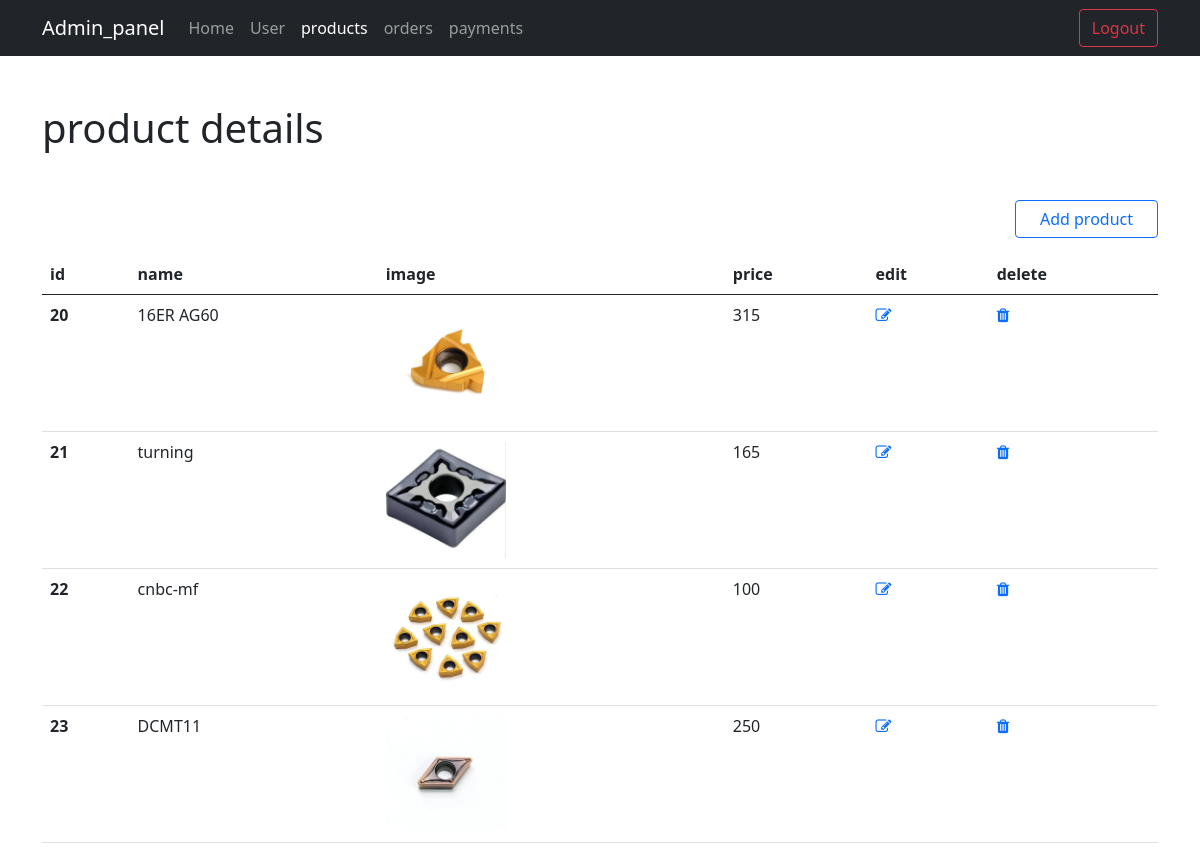
/admin_panel/products.php, run on the app's committed database.
### tables this page shows
CREATE TABLE `product` (
  `pid` int(50) NOT NULL,
  `name` varchar(20) NOT NULL,
  `image` varchar(25) NOT NULL,
  `price` int(10) NOT NULL
);

### admin_panel/products.php (the view, shortened to what this page needs)
<?php
$conn = mysqli_connect("localhost","root","","automative_mechatronics");
$select_data = "SELECT * FROM product";
$selectData = mysqli_query($conn,$select_data);
?>
<!doctype html>
<html lang="en">
  <head>
    <link href="https://cdn.jsdelivr.net/npm/bootstrap@5.0.2/dist/css/bootstrap.min.css" rel="stylesheet">
    <link rel="stylesheet" href="https://cdnjs.cloudflare.com/ajax/libs/font-awesome/4.7.0/css/font-awesome.min.css">
  </head>
  <body>
    <nav class="navbar navbar-expand-lg navbar-dark bg-dark">
        <div class="container">
          <a class="navbar-brand" href="#">Admin_panel</a>
          <div class="collapse navbar-collapse" id="navbarSupportedContent">
            <ul class="navbar-nav me-auto mb-2 mb-lg-0">
              <li class="nav-item">
                <a class="nav-link" aria-current="page" href="home.php">Home</a>
              </li>
              <li class="nav-item">
                <a class="nav-link" href="user.php">User</a>
              </li>
              <li class="nav-item">
                <a class="nav-link active" href="products.php">products</a>
              </li>
              <li class="nav-item">
                <a class="nav-link" href="orders.php">orders</a>
              </li>
              <li class="nav-item">
                <a class="nav-link" href="payments.php">payments</a>
              </li>
            </ul>
            <form class="d-flex">
              <a href="logout.php"> <button class="btn btn-outline-danger" type="submit">Logout</button></a>
            </form>
          </div>
        </div>
      </nav>
      <div class="container">
        <h1 class="my-5">product details</h1>
        <?php
        if(isset($_GET['addid']))
        {
        ?>
        <form method="post" enctype="multipart/form-data">
        <div class="mb-3">
            <label for="formGroupExampleInput" class="form-label">Enter product name</label>
            <input type="text" class="form-control" id="formGroupExampleInput" placeholder="enter name" name="name">
        </div>
        <label for="img">Select image:</label><br>
        <input type="file" id="img" accept="image/*" name="image"><br><br>
        <div class="mb-3">
            <label for="formGroupExampleInput" class="form-label">Enter product price</label>
            <input type="text" class="form-control" id="formGroupExampleInput" placeholder="Enter price" name="price">
        </div>
        <div class="menu_setting mb-3" style="float:right;">
        <button type="submit" class="btn btn-outline-primary px-4" name="add">submit</button>
    </div>
        </form>
        <?php
        }else{
        ?>
        <div class="menu_setting mb-3" style="float:right;">
        <a href="?addid=add_data"><button type="button" class="btn btn-outline-primary px-4">Add product</button></a>
    </div>
      <table class="table">
      <thead>
        <tr>
        <th scope="col">id</th>
        <th scope="col">name</th>
        <th scope="col">image</th>
        <th scope="col">price</th>
        <th>edit</th>
        <th>delete</th>
        </tr>
    </thead>
    <tbody>
        <?php
        if(mysqli_num_rows($selectData))
        {
          while($row = mysqli_fetch_assoc($selectData))
          {
        ?>
        <tr>
        <th><?php echo $row['pid']; ?></th>
        <td><?php echo $row['name']; ?></td>
        <td><?php echo "<img src='image/".$row['image']."' height='120px' width='120px' ";?></td>
        <td><?php echo $row['price']; ?></td>
        <td><a href="products.php?updateid=<?php echo $row['pid']; ?>"><i class="fa fa-edit"></i></a></td>
        <td><a href="products.php?deleteid=<?php echo $row['pid']; ?>" onclick="return confirm('Are you sure you want to delete this item?');"><i class="fa fa-trash"></i></a></td>
        </tr>
        <?php
          }
        }
        ?>
    </tbody>
    </table>
    <?php
    }
    ?>
    </div>
  </body>
</html>

### data on the page
product: pid "20", name "16ER AG60", image (picture), price "315"
product: pid "21", name "turning", image (picture), price "165"
product: pid "22", name "cnbc-mf", image (picture), price "100"
product: pid "23", name "DCMT11", image (picture), price "250"
